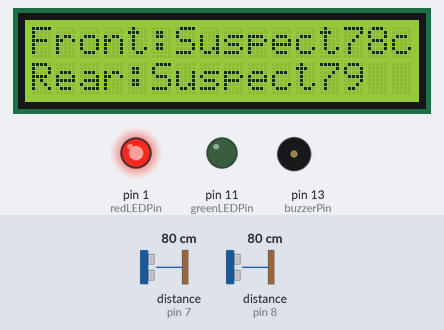
This sketch was run on a simulated Arduino Uno, built with avr-gcc and run on an emulated ATmega328P. On the bench: 16×2 character LCD, output pins drawn as LEDs (lit = HIGH), buzzer (waves = sounding, pin HIGH). Wiring (inferred from the names in the program): 2 × ultrasonic range finder: trigger pin 6, echo pin 7 / trigger pin 9, echo pin 8. The inputs (shaded band) are chosen by the test bench; at power-on: distance to the obstacle (sensors on pin 7, pin 8) 80 cm. The echo pulse lasts 58.3 µs per cm; pins used as bus, display or sensor lines are not drawn.

Above: at 1.2 s.
1.3 s: distance to the obstacle (sensor on pin 7) set to 250 cm
At 3.1 s:
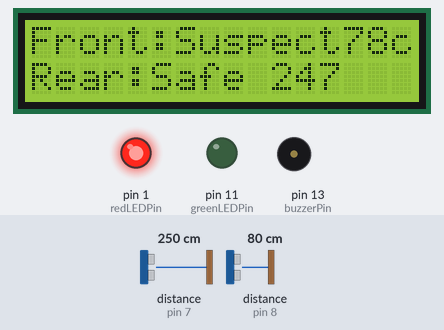
4.0 s: distance to the obstacle (sensor on pin 8) set to 250 cm
At 4.8 s:
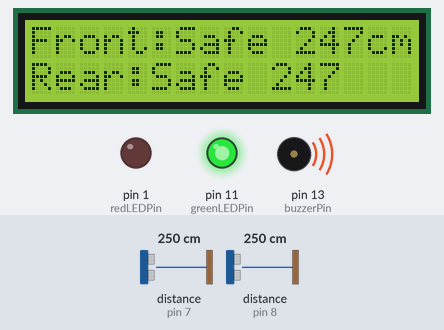
6.7 s: distance to the obstacle (sensor on pin 7) set to 2 cm
At 8.8 s:
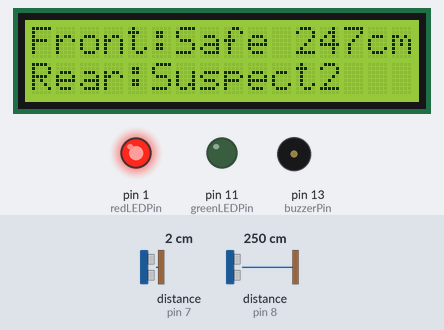
9.7 s: distance to the obstacle (sensor on pin 8) set to 2 cm
At 10.6 s:
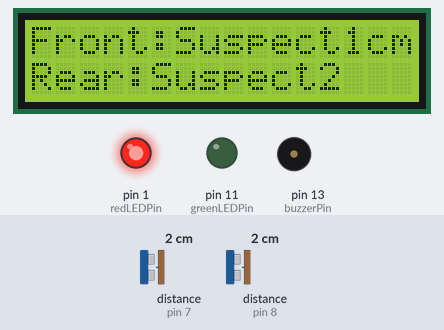
15.7 s: distance to the obstacle (sensor on pin 7) set to 18 cm
At 17.3 s:
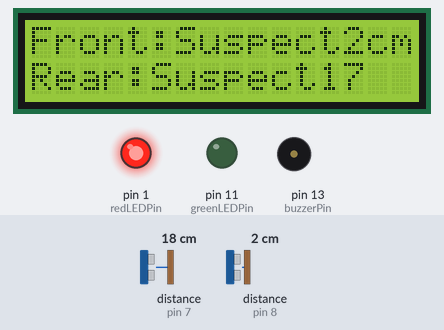
19.7 s: distance to the obstacle (sensor on pin 8) set to 4 cm
At 21.0 s:
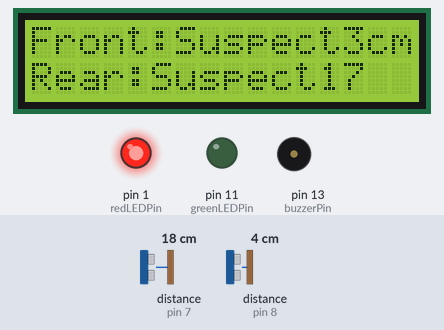
Timing chart, 0 to 22.7 s (numbered marks = the images above; inputs shaded):
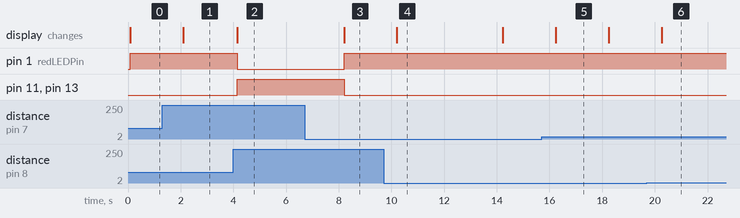

Measured:
- after the input at 1.3 s, the display: changes after 0.81 s (image 1)
- after the input at 4.0 s, pin 1 (redLEDPin): HIGH → LOW after 0.14 s; pin 11 (greenLEDPin), pin 13 (buzzerPin): LOW → HIGH after 0.14 s; the display: changes after 0.14 s (image 2)
- after the input at 6.7 s, pin 1 (redLEDPin): LOW → HIGH after 1.5 s; pin 11 (greenLEDPin), pin 13 (buzzerPin): HIGH → LOW after 1.5 s; the display: changes after 1.5 s (image 3)
- after the input at 9.7 s, the display: changes after 0.51 s (image 4)
- after the input at 15.7 s, the display: changes after 0.53 s (image 5)
- after the input at 19.7 s, the display: changes after 0.55 s (image 6)
- what the display in image 4 shows lasts 4.0 s, from 10.2 s to 14.2 s

The sketch:

case_study_1.ino
```cpp
#include <LiquidCrystal.h>

const int fronttrigSensorPin = 9;   // Front sensor connected to digital pin 9
const int frontechoSenorPin = 8;    // Front sensor connected to digital pin 8
const int reartrigSensorPin = 6;    // Rear sensor connected to digital pin 6
const int rearechoSensorPin = 7;    // Rear sensor connected to digital pin 7
const int greenLEDPin = 11;         // Green LED connected to digital pin 11
const int redLEDPin = 1;            // Red LED connected to digital pin 1
const int buzzerPin = 13;           // Buzzer connected to digital pin 13

LiquidCrystal lcd(12, 10, 5, 4, 3, 2);  // LCD pins (RS, EN, D4, D5, D6, D7)

void setup() {
  pinMode(fronttrigSensorPin, OUTPUT);
  pinMode(frontechoSenorPin, INPUT);
  pinMode(reartrigSensorPin, OUTPUT);
  pinMode(rearechoSensorPin, INPUT);
  pinMode(greenLEDPin, OUTPUT);
  pinMode(redLEDPin, OUTPUT);
  pinMode(buzzerPin, OUTPUT);

  lcd.begin(16, 2);  // Initialize the LCD with 16 columns and 2 rows
}

void loop() {
  int frontDistance = measureDistance(fronttrigSensorPin, frontechoSenorPin);
  int rearDistance = measureDistance(reartrigSensorPin, rearechoSensorPin);

  displayDistance("Front:", frontDistance, "Rear:", rearDistance);
  //displayDistance();

  if (frontDistance <= 200 || rearDistance <= 200) {
    digitalWrite(redLEDPin, HIGH);
    digitalWrite(greenLEDPin, LOW);
    digitalWrite(buzzerPin, LOW);
    delay(2000);
  } else {
    digitalWrite(greenLEDPin, HIGH);
    digitalWrite(redLEDPin, LOW);
    digitalWrite(buzzerPin, HIGH);
    delay(2000);
  }
}

int measureDistance(int trigPin, int echoPin) {
  digitalWrite(trigPin, LOW);
  delayMicroseconds(2);
  digitalWrite(trigPin, HIGH);
  delayMicroseconds(10);
  digitalWrite(trigPin, LOW);

  return pulseIn(echoPin, HIGH) * 0.034 / 2;
}

void displayDistance(String label1, int frontdistance, String label2,int reardistance) {
  lcd.clear();
  lcd.setCursor(0, 0);
  lcd.print(label1);
  lcd.print(frontdistance< 200 ? "Suspect" : "Safe ");
  lcd.print(frontdistance);
  lcd.print("cm");
  lcd.setCursor(0, 1);
  lcd.print(label2);
  lcd.print(reardistance < 200 ? "Suspect" : "Safe ");
  lcd.print(reardistance);
}
```
